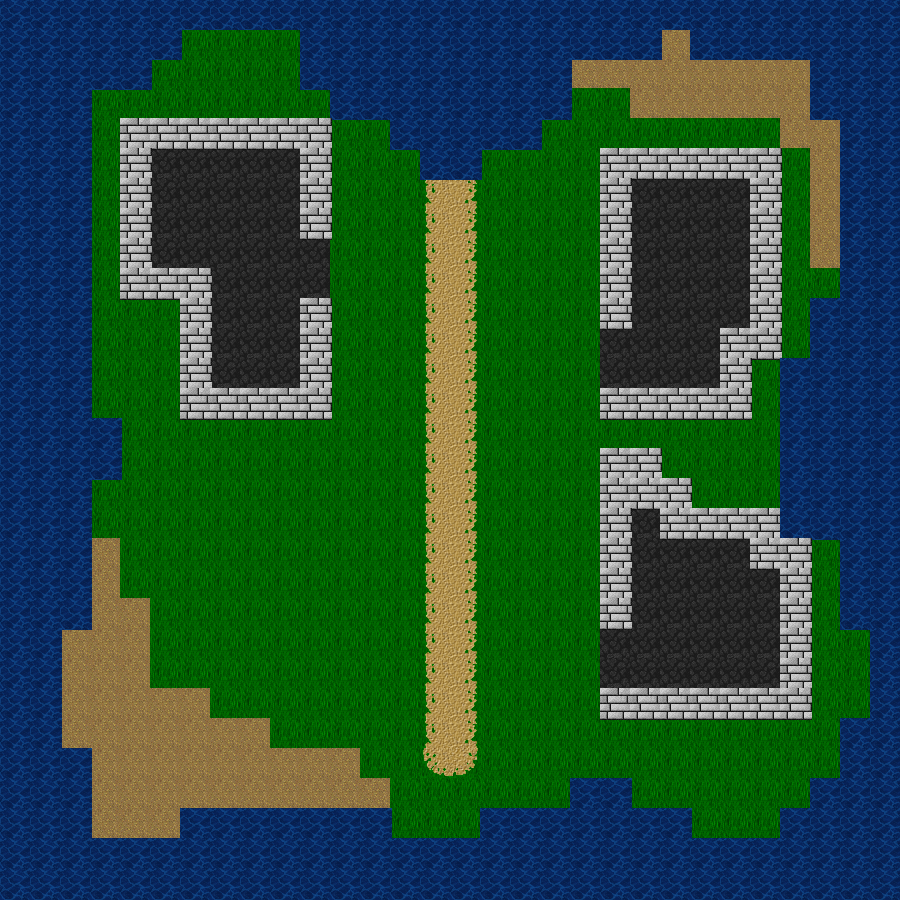

This game map was drawn from its Tiled (.tmx) file and the tilesets committed beside it. A one-line description and the full map source follow:
An orthogonal 30x30 tile map with 30x30 px tiles, 2 tile layers (Background, Collision).

<map version="1.5" tiledversion="1.7.2" orientation="orthogonal" renderorder="right-down" width="30" height="30" tilewidth="30" tileheight="30" infinite="0" nextlayerid="3" nextobjectid="1">
 <editorsettings>
  <export format="tmx" />
 </editorsettings>
 <tileset firstgid="1" source="Tiles.tsx" />
 <layer id="1" name="Background" width="30" height="30">
  <data encoding="csv">
0,0,0,0,0,0,0,0,0,0,0,0,0,0,0,0,0,0,0,0,0,0,0,0,0,0,0,0,0,0,
0,0,0,0,0,0,290,290,290,290,290,290,0,0,0,0,0,0,0,0,0,0,517,0,0,0,0,0,0,0,
0,0,0,0,0,290,290,290,290,290,290,290,290,290,290,0,0,517,517,517,517,517,517,517,517,517,517,0,0,0,
0,0,0,290,290,290,290,290,290,290,290,290,290,290,290,290,290,290,290,290,290,517,517,517,517,517,517,0,0,0,
0,0,0,290,0,290,0,0,0,0,0,290,290,290,318,316,290,290,290,290,290,290,290,290,290,290,517,517,0,0,
0,0,0,290,0,156,156,156,156,156,0,290,290,290,326,292,290,290,290,290,0,0,0,0,0,0,290,517,0,0,
0,0,0,290,0,156,156,156,156,156,156,290,290,290,326,292,290,290,290,290,0,156,156,156,156,0,290,517,0,0,
0,0,0,290,0,156,156,156,156,156,156,290,290,290,326,292,290,290,290,290,0,156,156,156,156,0,290,517,0,0,
0,0,0,290,0,156,156,156,156,156,156,290,290,290,326,292,290,290,290,290,0,156,156,156,156,0,290,517,0,0,
0,0,0,290,0,0,156,156,156,156,156,290,290,290,326,292,290,290,290,290,0,156,156,156,156,0,290,290,0,0,
0,0,0,290,290,290,290,156,156,156,0,290,290,290,326,292,290,290,290,290,0,156,156,156,156,0,290,0,0,0,
0,0,0,290,290,290,290,156,156,156,0,290,290,290,326,292,290,290,290,290,156,156,156,156,0,0,290,0,0,0,
0,0,0,290,290,290,0,156,156,156,0,290,290,290,326,292,290,290,290,290,156,156,156,156,0,290,290,0,0,0,
0,0,0,290,290,290,290,0,0,0,290,290,290,290,326,292,290,290,290,290,0,0,0,0,0,290,290,0,0,0,
0,0,0,0,290,290,290,290,290,290,290,290,290,290,326,292,290,290,290,290,290,290,290,290,290,290,290,0,0,0,
0,0,0,0,290,290,290,290,290,290,290,290,290,290,326,292,290,290,290,290,0,0,290,290,290,290,290,290,0,0,
0,0,0,290,290,290,290,290,290,290,290,290,290,290,326,292,290,290,290,290,0,0,0,290,290,290,290,290,0,0,
0,0,0,290,290,290,290,290,290,290,290,290,290,290,326,292,290,290,290,290,0,156,156,156,0,0,290,290,0,0,
0,0,0,517,290,290,290,290,290,290,290,290,290,290,326,292,290,290,290,290,0,156,156,156,156,0,0,290,0,0,
0,0,0,517,290,290,290,290,290,290,290,290,290,290,326,292,290,290,290,290,0,156,156,156,156,156,0,290,0,0,
0,0,0,517,517,290,290,290,290,290,290,290,290,290,326,292,290,290,290,290,0,156,156,156,156,156,0,290,0,0,
0,0,517,517,517,290,290,290,290,290,290,290,290,290,326,292,290,290,290,290,156,156,156,156,156,156,0,290,290,0,
0,0,517,517,517,290,290,290,290,290,290,290,290,290,326,292,290,290,290,290,156,156,156,156,156,156,0,290,290,0,
0,0,517,517,517,517,517,290,290,290,290,290,290,290,326,292,290,290,290,290,0,0,0,0,0,0,0,290,290,0,
0,0,517,517,517,517,517,517,517,290,290,290,290,290,326,292,290,290,290,290,290,290,290,290,290,290,290,290,290,0,
0,0,0,517,517,517,517,517,517,517,517,517,290,290,324,322,290,290,290,290,290,290,290,290,290,290,290,290,290,0,
0,0,0,517,517,517,517,517,517,517,517,517,517,290,290,290,290,290,290,0,0,290,290,290,290,290,290,290,0,0,
0,0,0,517,517,517,0,0,0,0,0,0,0,290,290,290,0,0,0,0,0,0,0,290,290,290,290,0,0,0,
0,0,0,0,0,0,0,0,0,0,0,0,0,0,0,0,0,0,0,0,0,0,0,0,0,0,0,0,0,0,
0,0,0,0,0,0,0,0,0,0,0,0,0,0,0,0,0,0,0,0,0,0,0,0,0,0,0,0,0,0
</data>
 </layer>
 <layer id="2" name="Collision" width="30" height="30">
  <data encoding="csv">
1445,1445,1445,1445,1445,1445,1445,1445,1445,1445,1445,1445,1445,1445,1445,1445,1445,1445,1445,1445,1445,1445,1445,1445,1445,1445,1445,1445,1445,1445,
1445,1445,1445,1445,1445,1445,0,0,0,0,1445,1445,1445,1445,1445,1445,1445,1445,1445,1445,1445,1445,0,1445,1445,1445,1445,1445,1445,1445,
1445,1445,1445,1445,1445,0,0,0,0,0,1445,1445,1445,1445,1445,1445,1445,1445,1445,0,0,0,0,0,0,0,0,1445,1445,1445,
1445,1445,1445,0,0,0,0,0,0,0,0,1445,1445,1445,1445,1445,1445,1445,1445,0,0,0,0,0,0,0,0,1445,1445,1445,
1445,1445,1445,0,1287,1287,1287,1287,1287,1287,1287,0,0,1445,1445,1445,1445,1445,0,0,0,0,0,0,0,0,0,0,1445,1445,
1445,1445,1445,0,1287,0,0,0,0,0,1287,0,0,0,1445,1445,0,0,0,0,1287,1287,1287,1287,1287,1287,0,0,1445,1445,
1445,1445,1445,0,1287,0,0,0,0,0,1287,0,0,0,0,0,0,0,0,0,1287,0,0,0,0,1287,0,0,1445,1445,
1445,1445,1445,0,1287,0,0,0,0,0,1287,0,0,0,0,0,0,0,0,0,1287,0,0,0,0,1287,0,0,1445,1445,
1445,1445,1445,0,1287,0,0,0,0,0,0,0,0,0,0,0,0,0,0,0,1287,0,0,0,0,1287,0,0,1445,1445,
1445,1445,1445,0,1287,1287,1287,0,0,0,0,0,0,0,0,0,0,0,0,0,1287,0,0,0,0,1287,0,0,1445,1445,
1445,1445,1445,0,0,0,1287,0,0,0,1287,0,0,0,0,0,0,0,0,0,1287,0,0,0,0,1287,0,1445,1445,1445,
1445,1445,1445,0,0,0,1287,0,0,0,1287,0,0,0,0,0,0,0,0,0,0,0,0,0,1287,1287,0,1445,1445,1445,
1445,1445,1445,0,0,0,1287,0,0,0,1287,0,0,0,0,0,0,0,0,0,0,0,0,0,1287,0,1445,1445,1445,1445,
1445,1445,1445,0,0,0,1287,1287,1287,1287,1287,0,0,0,0,0,0,0,0,0,1287,1287,1287,1287,1287,0,1445,1445,1445,1445,
1445,1445,1445,1445,0,0,0,0,0,0,0,0,0,0,0,0,0,0,0,0,0,0,0,0,0,0,1445,1445,1445,1445,
1445,1445,1445,1445,0,0,0,0,0,0,0,0,0,0,0,0,0,0,0,0,1287,1287,0,0,0,0,1445,1445,1445,1445,
1445,1445,1445,0,0,0,0,0,0,0,0,0,0,0,0,0,0,0,0,0,1287,1287,1287,0,0,0,1445,1445,1445,1445,
1445,1445,1445,0,0,0,0,0,0,0,0,0,0,0,0,0,0,0,0,0,1287,0,1287,1287,1287,1287,1445,1445,1445,1445,
1445,1445,1445,0,0,0,0,0,0,0,0,0,0,0,0,0,0,0,0,0,1287,0,0,0,0,1287,1287,0,1445,1445,
1445,1445,1445,0,0,0,0,0,0,0,0,0,0,0,0,0,0,0,0,0,1287,0,0,0,0,0,1287,0,1445,1445,
1445,1445,1445,0,0,0,0,0,0,0,0,0,0,0,0,0,0,0,0,0,1287,0,0,0,0,0,1287,0,1445,1445,
1445,1445,0,0,0,0,0,0,0,0,0,0,0,0,0,0,0,0,0,0,0,0,0,0,0,0,1287,0,0,1445,
1445,1445,0,0,0,0,0,0,0,0,0,0,0,0,0,0,0,0,0,0,0,0,0,0,0,0,1287,0,0,1445,
1445,1445,0,0,0,0,0,0,0,0,0,0,0,0,0,0,0,0,0,0,1287,1287,1287,1287,1287,1287,1287,0,0,1445,
1445,1445,0,0,0,0,0,0,0,0,0,0,0,0,0,0,0,0,0,0,0,0,0,0,0,0,0,0,1445,1445,
1445,1445,1445,0,0,0,0,0,0,0,0,0,0,0,0,0,0,0,0,0,0,0,0,0,0,0,0,0,1445,1445,
1445,1445,1445,0,0,0,0,0,0,0,0,0,0,0,0,0,0,0,0,1445,1445,0,0,0,0,0,0,1445,1445,1445,
1445,1445,1445,0,0,0,1445,1445,1445,1445,1445,1445,1445,0,0,0,1445,1445,1445,1445,1445,1445,1445,0,0,0,1445,1445,1445,1445,
1445,1445,1445,1445,1445,1445,1445,1445,1445,1445,1445,1445,1445,1445,1445,1445,1445,1445,1445,1445,1445,1445,1445,1445,1445,1445,1445,1445,1445,1445,
1445,1445,1445,1445,1445,1445,1445,1445,1445,1445,1445,1445,1445,1445,1445,1445,1445,1445,1445,1445,1445,1445,1445,1445,1445,1445,1445,1445,1445,1445
</data>
 </layer>
</map>
